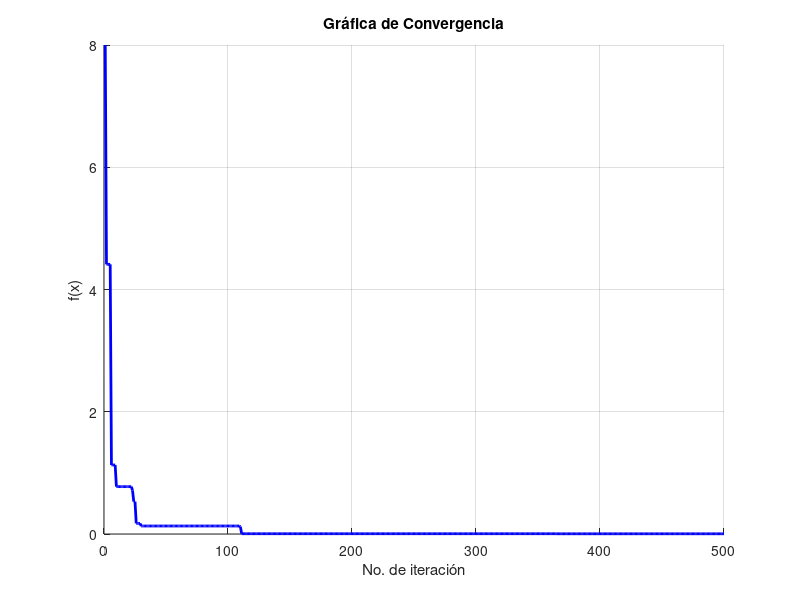
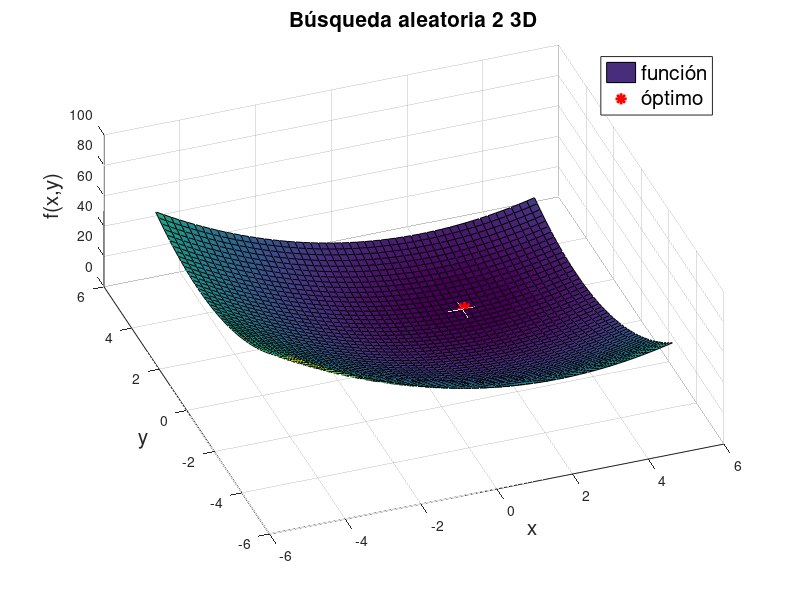
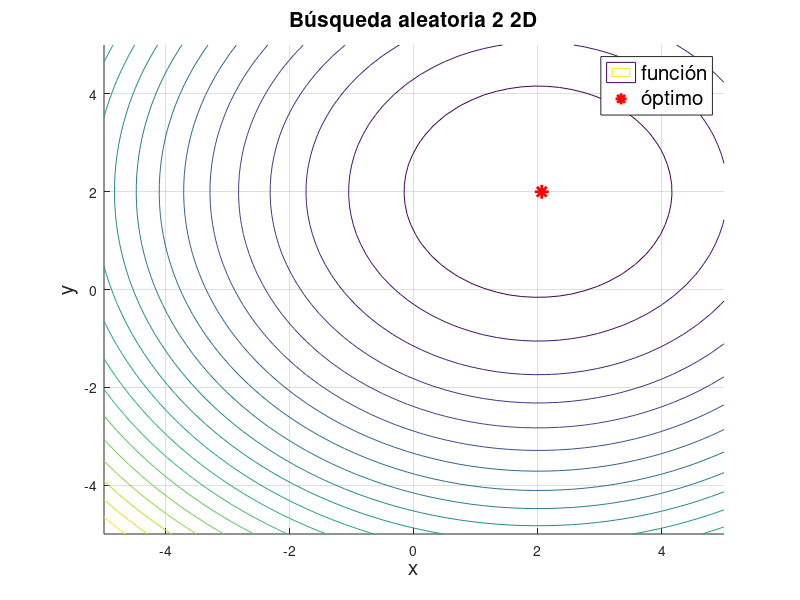

MATLAB code for these plots, in order:
clear
close all
clc

f=@(x,y) (x-2).^2+(y-2).^2; %funcion objetivo
xl=[-5 -5]';
xu=[5 5]';
D=2;
N=500;
fx_plot = zeros([1 N]);
x=[0 0]';

for i=1:N
    
 y=x;
 j = randi([1 D]);
 
 y(j)= xl(j) + (xu(j)-xl(j)).*rand();
 
 if f(y(1),y(2))<f(x(1),x(2))
     x = y;
 end
 fx_plot(i)=f(x(1),x(2));
end 

%Resultados

disp(['x = ' num2str(x(1))])
disp(['y = ' num2str(x(2))])
disp(['f(x,y) = ' num2str(f(x(1),x(2)))])

%Grafica de convergencia%
figure
hold on
grid on
plot(fx_plot,'b-','LineWidth',2);
title('Gráfica de Convergencia');
xlabel('No. de iteración');
ylabel('f(x)');

%Graficas resultantes%
x_lim = linspace(-5,5,50); % límites para eje x, -5 es inferior, 5 es superior, con 50 puntos
y_lim = linspace(-5,5,50); % límites para eje y, -5 es inferior, 5 es superior, con 50 puntos

[x1,y1] = meshgrid(x_lim,y_lim); % creamos una rejilla de puntos (x,y) para crear el plot
z = f(x1,y1); % evaluación de cada elemento en la rejilla para crear su valor en el eje z

figure
hold on
grid on

surf(x1,y1,z) % plot de la rejilla en 3D
plot3(x(1),x(2),f(x(1),x(2)),'r*','LineWidth',2,'MarkerSize',10) % plot de un punto cualqueira en 3
legend({'función','óptimo'},'FontSize',15)

title('Búsqueda aleatoria 2 3D','FontSize',15)
xlabel('x','FontSize',15)
ylabel('y','FontSize',15)
zlabel('f(x,y)','FontSize',15)
view([-20,60]) % estos valores definen la vista 3D del plot

figure
hold on
grid on

contour(x1,y1,z,20) % plot de la rejilla en 2D
plot(x(1),x(2),'r*','LineWidth',2,'MarkerSize',10) % plot de un punto cualqueira en 2D
legend({'función','óptimo'},'FontSize',15)
title('Búsqueda aleatoria 2 2D','FontSize',15)
xlabel('x','FontSize',15)
ylabel('y','FontSize',15)